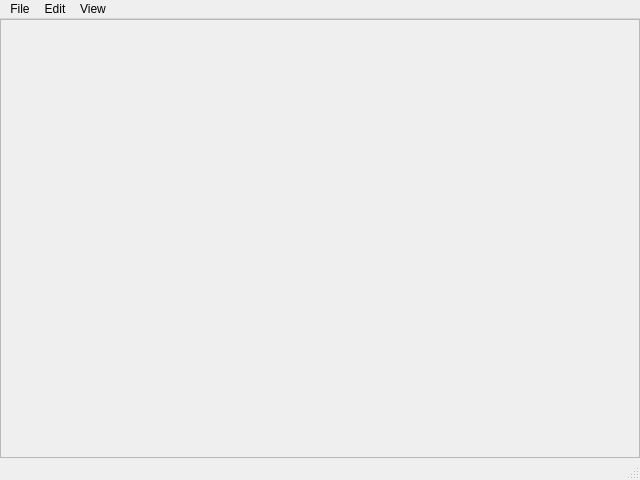
<?xml version="1.0" encoding="UTF-8"?>
<ui version="4.0">
 <class>MainWindow</class>
 <widget class="QMainWindow" name="MainWindow">
  <property name="geometry">
   <rect>
    <x>0</x>
    <y>0</y>
    <width>640</width>
    <height>480</height>
   </rect>
  </property>
  <property name="windowTitle">
   <string>Photo Editor</string>
  </property>
  <widget class="QWidget" name="centralwidget">
   <layout class="QVBoxLayout" name="verticalLayout">
    <property name="spacing">
     <number>0</number>
    </property>
    <property name="margin">
     <number>0</number>
    </property>
    <item>
     <widget class="QScrollArea" name="scrollArea">
      <property name="widgetResizable">
       <bool>true</bool>
      </property>
      <widget class="QWidget" name="scrollAreaWidgetContents">
       <property name="geometry">
        <rect>
         <x>0</x>
         <y>0</y>
         <width>636</width>
         <height>434</height>
        </rect>
       </property>
      </widget>
     </widget>
    </item>
   </layout>
  </widget>
  <widget class="QMenuBar" name="menubar">
   <property name="geometry">
    <rect>
     <x>0</x>
     <y>0</y>
     <width>640</width>
     <height>21</height>
    </rect>
   </property>
   <widget class="QMenu" name="menuFile">
    <property name="title">
     <string>File</string>
    </property>
    <addaction name="actionOpen"/>
    <addaction name="actionSave"/>
    <addaction name="actionQuit"/>
   </widget>
   <widget class="QMenu" name="menuEdit">
    <property name="title">
     <string>Edit</string>
    </property>
    <addaction name="actionStart_Scissor"/>
   </widget>
   <widget class="QMenu" name="menuView">
    <property name="title">
     <string>View</string>
    </property>
   </widget>
   <addaction name="menuFile"/>
   <addaction name="menuEdit"/>
   <addaction name="menuView"/>
  </widget>
  <widget class="QStatusBar" name="statusbar"/>
  <action name="actionOpen">
   <property name="text">
    <string>Open ...</string>
   </property>
  </action>
  <action name="actionSave">
   <property name="text">
    <string>Save</string>
   </property>
  </action>
  <action name="actionStart_Scissor">
   <property name="text">
    <string>Start Scissor</string>
   </property>
  </action>
  <action name="actionQuit">
   <property name="text">
    <string>Quit</string>
   </property>
  </action>
 </widget>
 <resources/>
 <connections/>
</ui>
